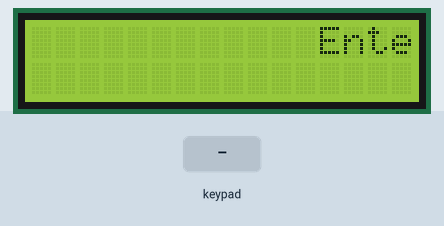
Recording of a sketch running on a simulated Arduino Uno, built with avr-gcc and run on an emulated ATmega328P. Parts: 16×2 character LCD. The test bench sets the inputs (shaded band).

Above: at 1.2 s.
1.3 s: keypad keys 1 3 1 2 1 1 1 0 # pressed 0.4 s apart
At 5.9 s:
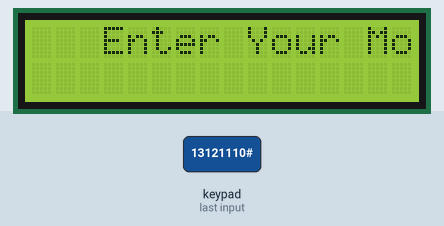
6.4 s: key '*' pressed
At 7.0 s:
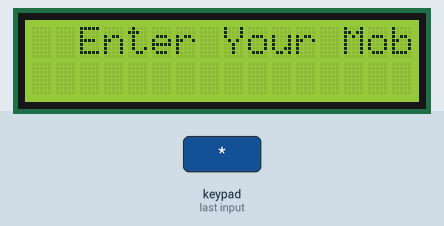
7.9 s: key '#' pressed
At 8.2 s:
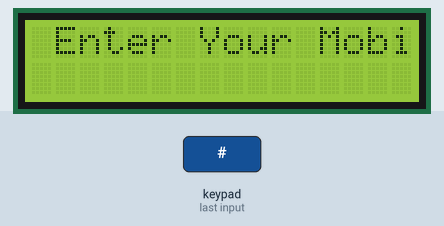
9.4 s: keypad keys 1 3 1 2 1 1 1 0 * pressed 0.4 s apart
At 13.2 s:
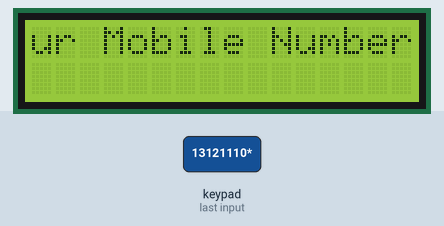
14.5 s: keypad keys 9 8 7 # pressed 0.4 s apart
At 16.8 s:
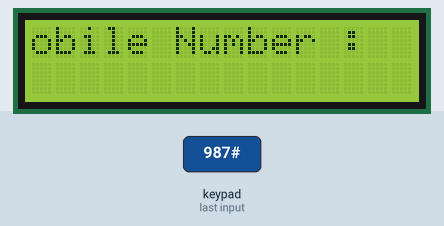
17.6 s: keypad keys 9 8 7 * pressed 0.4 s apart
At 19.2 s:
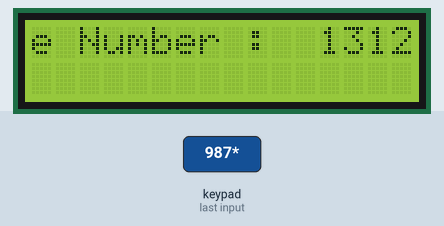
Timing chart, 0 to 20.7 s (numbered marks = the images above; inputs shaded):
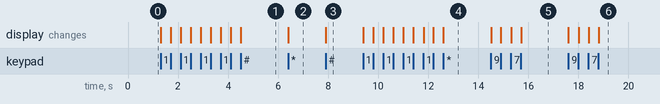

The sketch:

Ethernet_IP_On_LCD.ino
```cpp
#include <LiquidCrystal.h>
#include <Keypad.h>
const byte ROWS = 4;
const byte COLS = 3;
char hexaKeys[ROWS][COLS] = {
  {'1', '2', '3'},
  {'4', '5', '6'},
  {'7', '8', '9'},
  {'*', '0', '#'}
};
byte rowPins[ROWS] = {13, 12, 11, 10};
byte colPins[COLS] = {9,8,7};
Keypad customKeypad = Keypad(makeKeymap(hexaKeys), rowPins, colPins, ROWS, COLS);
LiquidCrystal lcd(1,2,0,6,5,4,3);
void setup() {
  //Serial.begin(9600);

  // initialize the ethernet device
 // Ethernet.begin(mac,dnServer, gateway, subnet);
  //print out the IP address
 //
 // Serial.println(Ethernet.localIP());
  lcd.begin(16, 2);
  lcd.autoscroll();
  //lcd.print(Ethernet.localIP());
  lcd.print("Enter Your Mobile Number :  ");
}
void loop() {
 char customKey = customKeypad.getKey();
  if (customKey) {
    lcd.print(customKey);
    //Serial.println(customKey);

  }
}
```

Measured:
- after the input at 1.3 s, the display: first changes at once (image 1 shows a later state)
- after the input at 6.4 s, the display: changes at once (image 2)
- after the input at 7.9 s, the display: changes at once (image 3)
- after the input at 9.4 s, the display: first changes at once (image 4 shows a later state)
- after the input at 14.5 s, the display: first changes at once (image 5 shows a later state)
- after the input at 17.6 s, the display: first changes at once (image 6 shows a later state)
